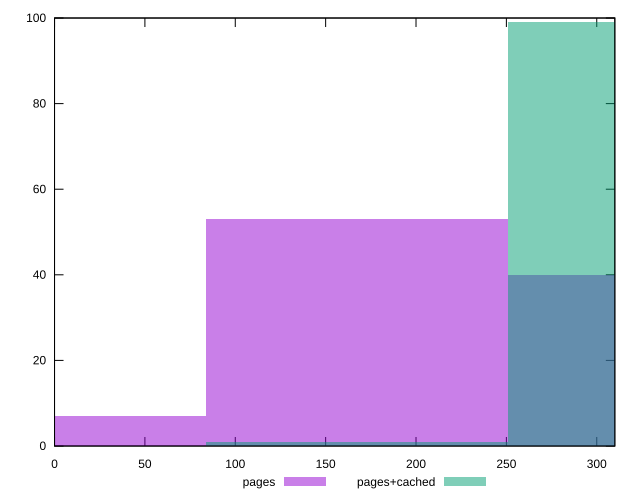

Generate this figure with gnuplot:
reset

$pages <<EOF
0 7
334.7555645562598 40
167.3777822781299 53
EOF

$pagesCached <<EOF
167.3777822781299 1
334.7555645562598 99
EOF

set key outside below
set boxwidth 167.3777822781299
set xrange [0:310]
set yrange [0:100]
set trange [0:100]
set style fill transparent solid 0.5 noborder
set terminal svg size 640, 500 enhanced background rgb 'white'
set output "report_00021_2021-02-20T09:16:39.615Z/uses-optimized-images/comparison/histogram/0_vs_1.svg"

plot $pages title "pages" with boxes, \
     $pagesCached title "pages+cached" with boxes

reset
